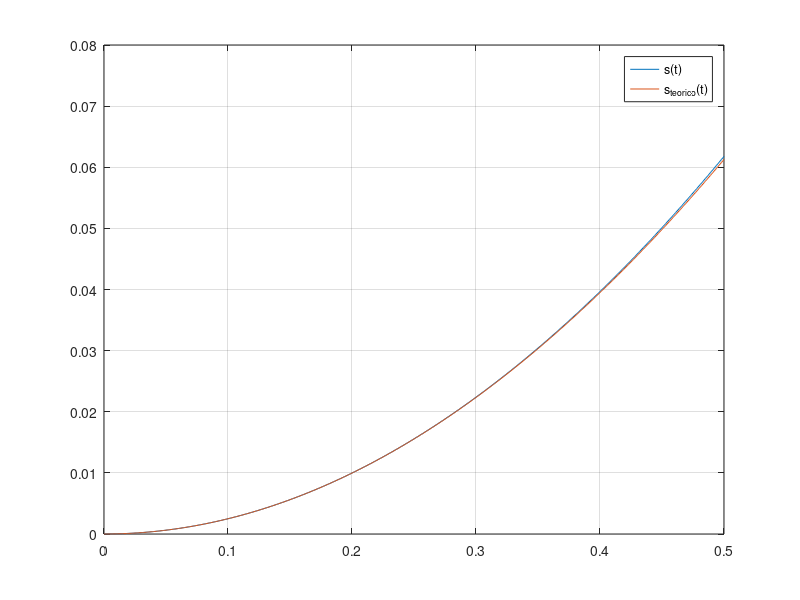
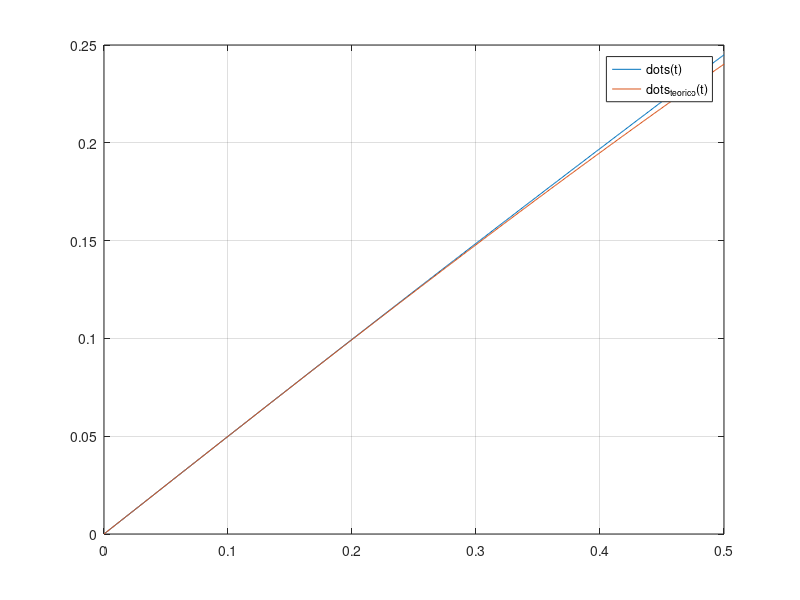
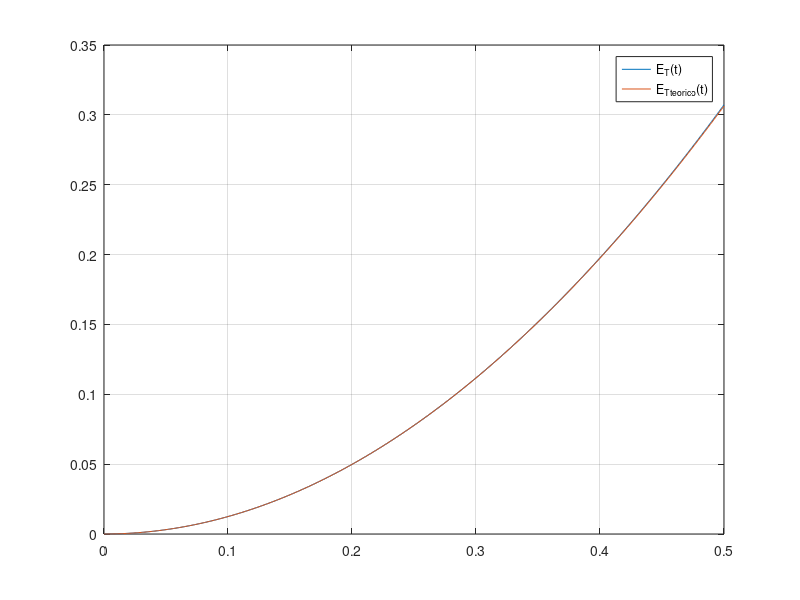

MATLAB code for these plots, in order:
function Esempio2_9()
  close all
  clear all
  clc
  % Si analizzi il comportamento del sistema carrello-molla descritto dall'esempio
  % Si assuma come stato del sistema x = [s sdot]. Si assuma invece come uscita
  % l'energia totale ET.
  Fm = 5;           % Forza applicata al carrello
  kt0 = 10;         % coefficiente elastico a riposo
  alpha = 2;        % decadimento della capacità elastica
  t0 = 0;           % istante iniziale
  s0 = 0;           % Condizione iniziale
  s0dot = 0;        % Condizione iniziale
  x0 = [s0 s0dot];  % Vettore C.I.
  M = 10;           % Massa del carrello

  dt = 0.001;
  t = 0:dt:1/alpha;

  [T, x] = ode45(@sistemaCarrelloMolla, t, [x0], M, Fm, kt0, alpha, t0);

  y = (1/2) * (kt0 * e.^(-alpha * (T - t0)) .* x(:,1).^2 + M * x(:,2).^2);

  [T1, x1] = ode45(@sistemaCarrelloMollaSemplificato, t, [x0], M, Fm, kt0, alpha, t0);

  y1 = (1/2) * (0.95*kt0*x1(:,1).^2 + M*x1(:,2).^2);

  figure(1)
  plot(T,x(:,1),";s(t);",T,x1(:,1),";s_{teorico}(t);");
  grid;

  figure(2)
  plot(T,x(:,2),";\dot{s}(t);",T,x1(:,2),";\dot{s}_{teorico}(t);");
  grid;

  figure(3)
  plot(T,y,";E_T(t);",T,y1,";E_T_{teorico}(t);");
  grid;

endfunction

function xp = sistemaCarrelloMolla(t, x, M, Fm, kt0, alpha, t0)
  % Ponendo
  %   u(t) = Fm
  %   x(t) = [s(t) sdot(t)]
  %   y(t) = ET(t)
  % risulta
  %   xdot(t) = [sdot(t) (u(t)-kt0*e^(-alpha*(t-t0))*s(t))/M]
  %   ET(t)   = 1/2 * (kt0*e^(-alpha*(t-t0))*s(t)^2 + M*sdot(t)^2)
  u = Fm;
  Fe = kt0 * e^(-alpha*(t-t0)) * x(1);

  xp = [x(2) ...
        (u - Fe)/M];
endfunction

function xp = sistemaCarrelloMollaSemplificato(t, x, M, Fm, kt0, alpha, t0)
  % Ponendo
  %   u(t) = Fm
  %   x(t) = [s(t) sdot(t)]
  %   y(t) = ET(t)
  % risulta
  %   xdot(t) = [sdot(t) (u(t)-kt0*0.95*s(t))/M]
  %   ET(t)   = 1/2 * (kt0*0.95*s(t)^2 + M*sdot(t)^2)
  u = Fm;
  Fe = kt0 * 0.95 * x(1);

  xp = [x(2) ...
        (u - Fe)/M];
endfunction
